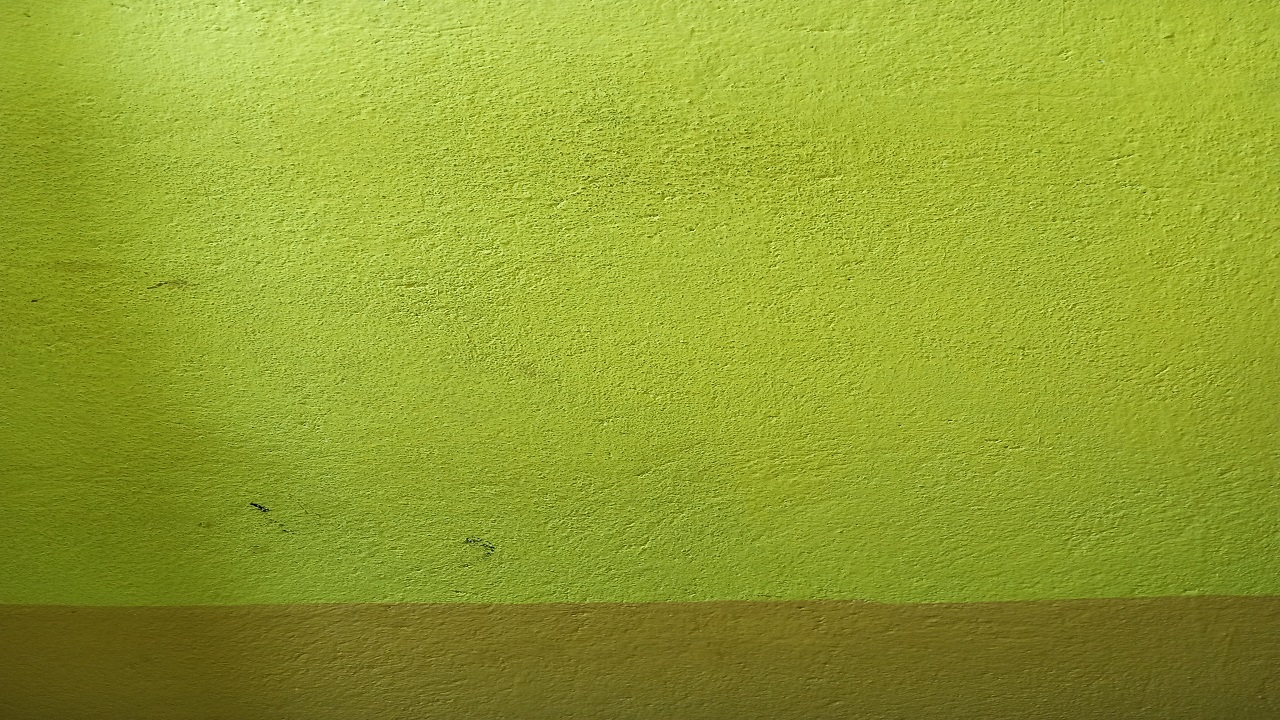
#> input picture p1.jpg, 1280 x 720 px
$ python Basic.py
#> lines starting #> are read from the running program, lines starting #| are printed output that depends on the picture
import cv2
def error(x,y):
    try:
        cv2.imshow("p1/p2",(x/y))
    except:
        print("error")
a=cv2.imread("p1.jpg")
#> a is the input picture: shape (720, 1280, 3); mean B, G, R 47.2, 159.9, 146.2
b=cv2.imread("p2.jpg")
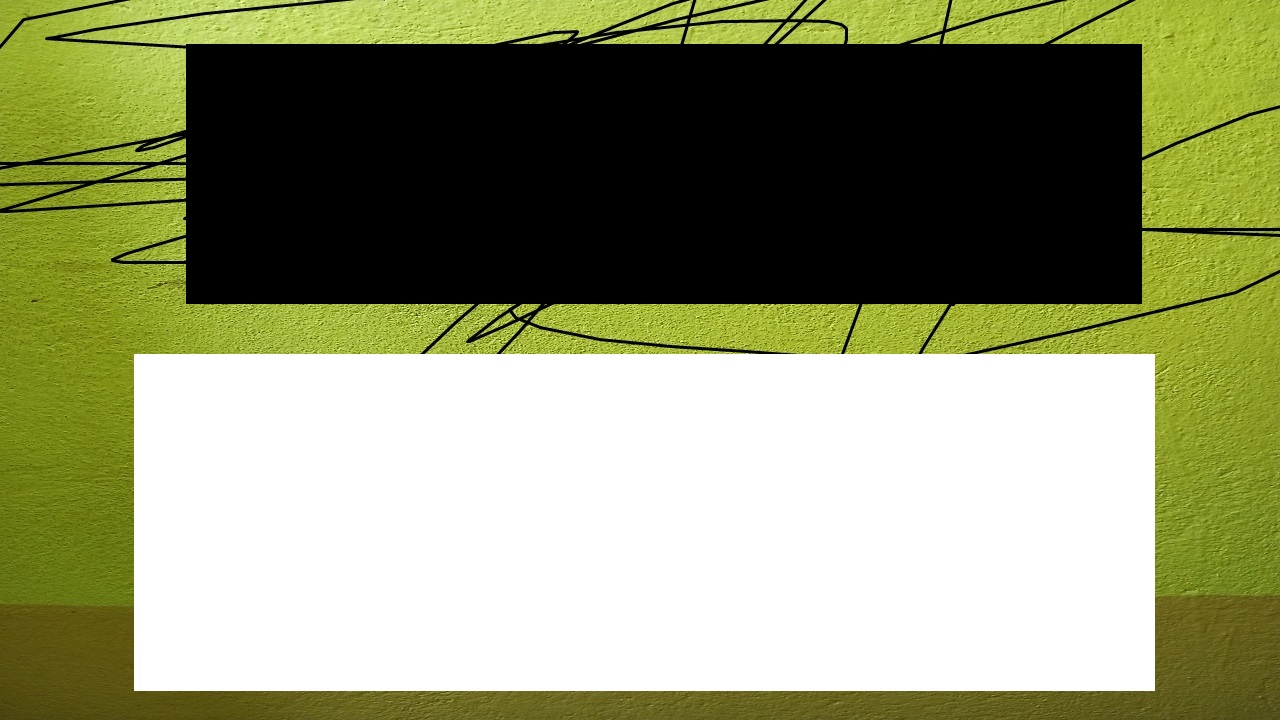
#> input picture p2.jpg, 1280 x 720 px
#> b is the input picture: shape (720, 1280, 3); mean B, G, R 110.7, 148, 143.6
cv2.imshow("p1",a)
cv2.imshow("p2",b)
cv2.imshow("p1+p2",(a+b))
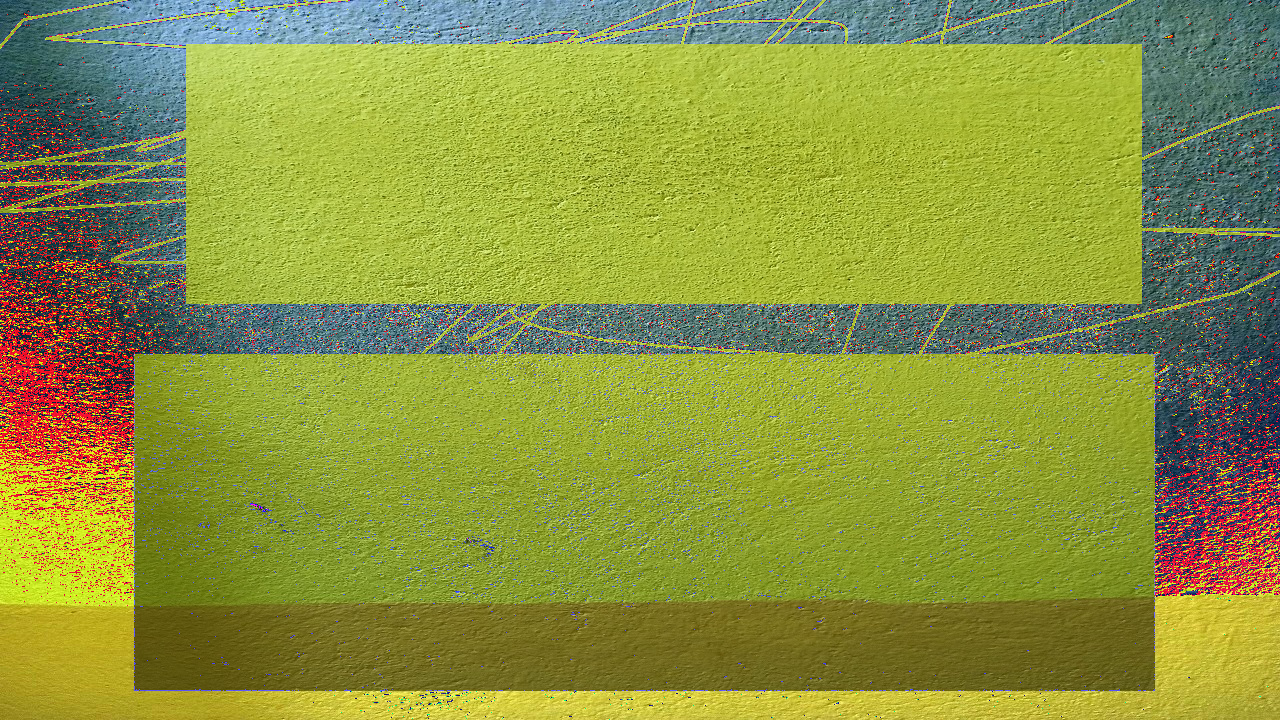
#> window 'p1+p2': shape (720, 1280, 3); mean B, G, R 64.2, 148.2, 139.1
cv2.imshow("p1-p2",(a-b))
cv2.imshow("p1*p2",(a*b))
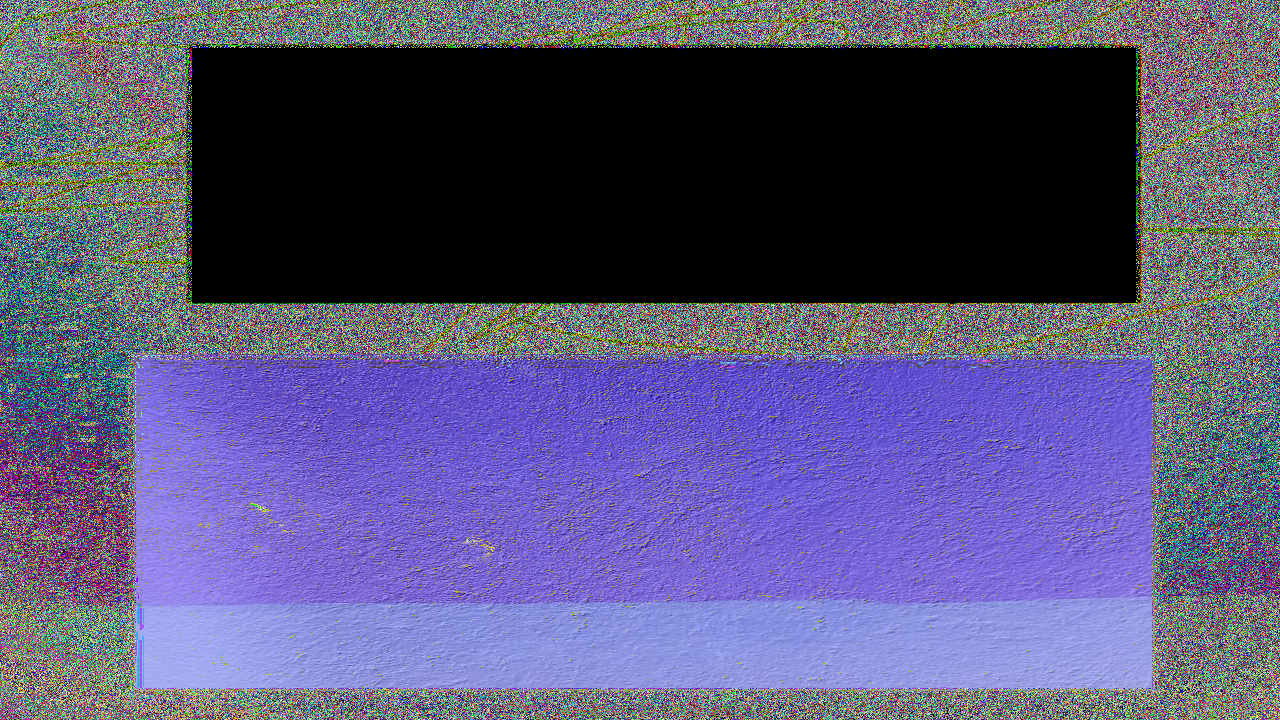
#> window 'p1*p2': shape (720, 1280, 3); mean B, G, R 119.6, 83.7, 86.2
error(a,b)
#> in error, `cv2.imshow("p1/p2",(x/y))`:
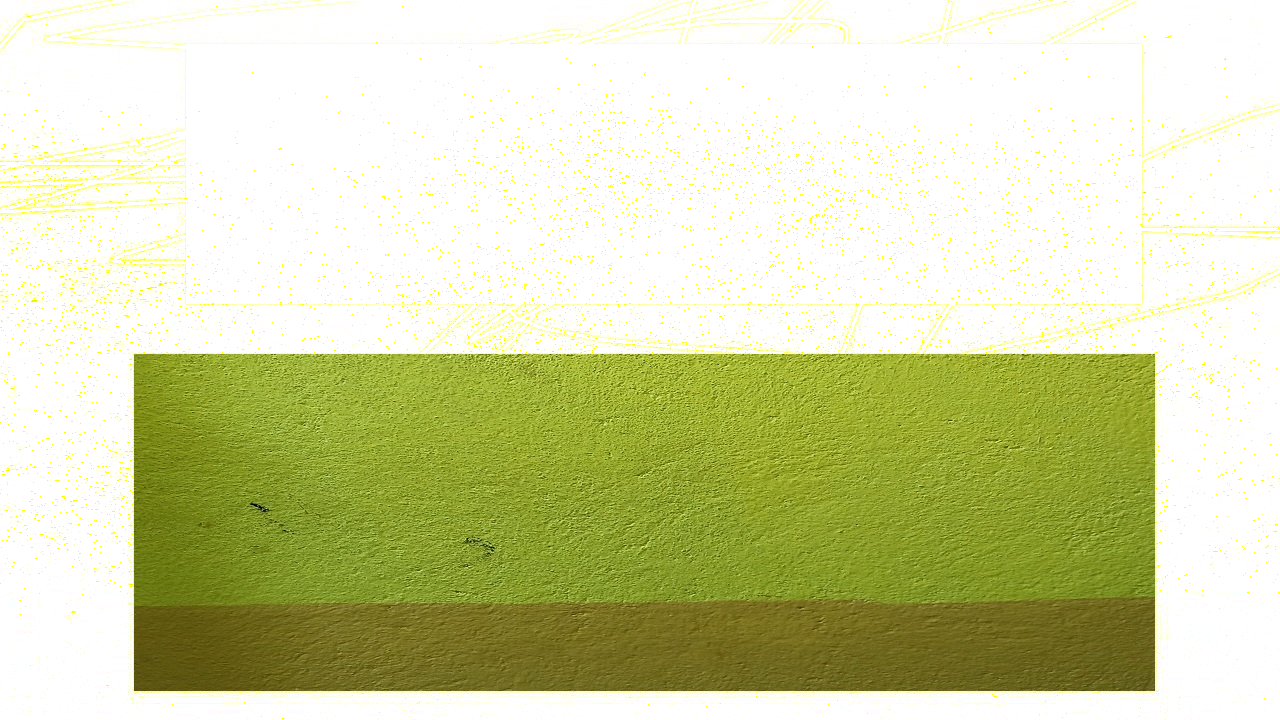
#> window 'p1/p2': shape (720, 1280, 3); mean B, G, R 169.5, 213.9, 209.7
cv2.waitKey(0)
cv2.destroyAllWindows()
